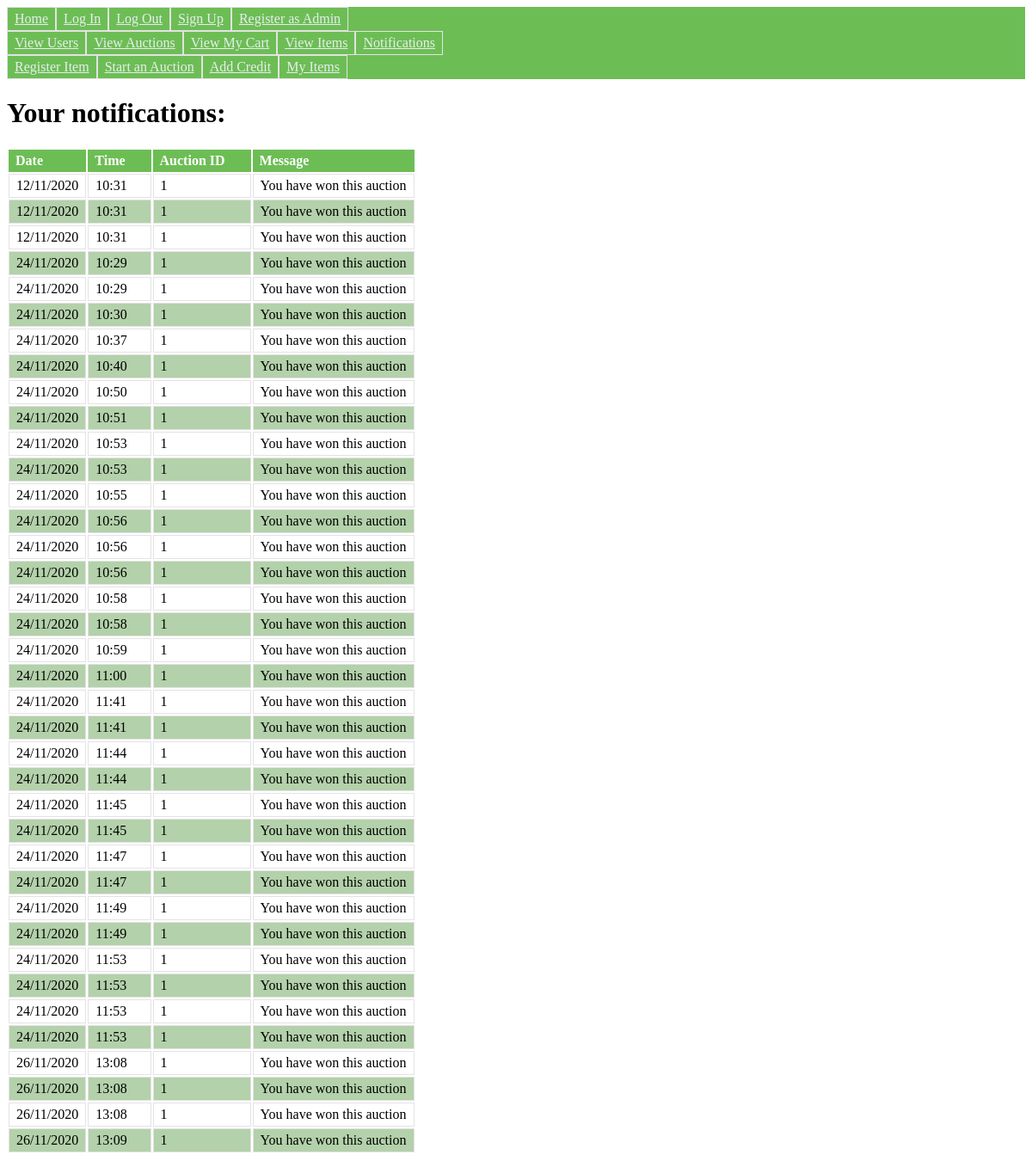
/notifications (signed in), run on the app's committed database.
### main.py (models this page shows, shortened)
class Notification(db.Model):
	__tablename__ = "notifications"
	notification_id = db.Column(db.Integer, primary_key=True)
	user_id = db.Column(db.Integer, db.ForeignKey("User.user_id"))
	auction_id = db.Column(db.Integer, db.ForeignKey("Auction.auction_id"))
	information = db.Column(db.String(50), nullable=False)
	time = db.Column(db.DateTime, nullable=True)

### main.py (the view)
@app.route("/notifications")
def notifications():
	if "name" in session:
		notifications = Notification.query.filter_by(user_id=session["id"]).all()
		return render_template("notifications.html", notifications=notifications, date_format="%d/%m/%Y", time_format="%H:%M")
	else:
		flash("Please sign in")
		return redirect(url_for("login"))

### templates/notifications.html (shortened to what this page needs)
{% extends "base.html" %}
{% block content %}
	<h1>Your notifications:</h1>
		<table>
			<tr>
				<th>Date</th>
				<th>Time</th>
				<th>Auction ID</th>
				<th>Message</th>
			</tr>
			{% for n in notifications: %}
				<tr>
					<td>{{n.time.strftime(date_format)}}</td>
					<td>{{n.time.strftime(time_format)}}</td>
					<td>{{n.auction_id}}</td>
					<td>{{n.information}}</td>
				</tr>
			{% endfor %}
		</table>
{% endblock %}

### static/css/main.css (style rules this page uses)
table th { text-align: left; background-color: #6DBD55; color: #FFF; padding: 4px 30px 4px 8px; }
table td { border: 1px solid #e3e3e3; padding: 4px 8px; }
table tr:nth-child(odd) td { background-color: #B3D1AA; }

### data on the page
Notification: time "12/11/2020", time "10:31", auction_id "1", information "You have won this auction"
Notification: time "12/11/2020", time "10:31", auction_id "1", information "You have won this auction"
Notification: time "12/11/2020", time "10:31", auction_id "1", information "You have won this auction"
Notification: time "24/11/2020", time "10:29", auction_id "1", information "You have won this auction"
Notification: time "24/11/2020", time "10:29", auction_id "1", information "You have won this auction"
Notification: time "24/11/2020", time "10:30", auction_id "1", information "You have won this auction"
Notification: time "24/11/2020", time "10:37", auction_id "1", information "You have won this auction"
Notification: time "24/11/2020", time "10:40", auction_id "1", information "You have won this auction"
Notification: time "24/11/2020", time "10:50", auction_id "1", information "You have won this auction"
Notification: time "24/11/2020", time "10:51", auction_id "1", information "You have won this auction"
Notification: time "24/11/2020", time "10:53", auction_id "1", information "You have won this auction"
Notification: time "24/11/2020", time "10:53", auction_id "1", information "You have won this auction"
Notification: time "24/11/2020", time "10:55", auction_id "1", information "You have won this auction"
Notification: time "24/11/2020", time "10:56", auction_id "1", information "You have won this auction"
Notification: time "24/11/2020", time "10:56", auction_id "1", information "You have won this auction"
Notification: time "24/11/2020", time "10:56", auction_id "1", information "You have won this auction"
Notification: time "24/11/2020", time "10:58", auction_id "1", information "You have won this auction"
Notification: time "24/11/2020", time "10:58", auction_id "1", information "You have won this auction"
Notification: time "24/11/2020", time "10:59", auction_id "1", information "You have won this auction"
Notification: time "24/11/2020", time "11:00", auction_id "1", information "You have won this auction"
Notification: time "24/11/2020", time "11:41", auction_id "1", information "You have won this auction"
Notification: time "24/11/2020", time "11:41", auction_id "1", information "You have won this auction"
Notification: time "24/11/2020", time "11:44", auction_id "1", information "You have won this auction"
Notification: time "24/11/2020", time "11:44", auction_id "1", information "You have won this auction"
Notification: time "24/11/2020", time "11:45", auction_id "1", information "You have won this auction"
Notification: time "24/11/2020", time "11:45", auction_id "1", information "You have won this auction"
Notification: time "24/11/2020", time "11:47", auction_id "1", information "You have won this auction"
Notification: time "24/11/2020", time "11:47", auction_id "1", information "You have won this auction"
Notification: time "24/11/2020", time "11:49", auction_id "1", information "You have won this auction"
Notification: time "24/11/2020", time "11:49", auction_id "1", information "You have won this auction"
Notification: time "24/11/2020", time "11:53", auction_id "1", information "You have won this auction"
Notification: time "24/11/2020", time "11:53", auction_id "1", information "You have won this auction"
Notification: time "24/11/2020", time "11:53", auction_id "1", information "You have won this auction"
Notification: time "24/11/2020", time "11:53", auction_id "1", information "You have won this auction"
Notification: time "26/11/2020", time "13:08", auction_id "1", information "You have won this auction"
Notification: time "26/11/2020", time "13:08", auction_id "1", information "You have won this auction"
Notification: time "26/11/2020", time "13:08", auction_id "1", information "You have won this auction"
Notification: time "26/11/2020", time "13:09", auction_id "1", information "You have won this auction"
